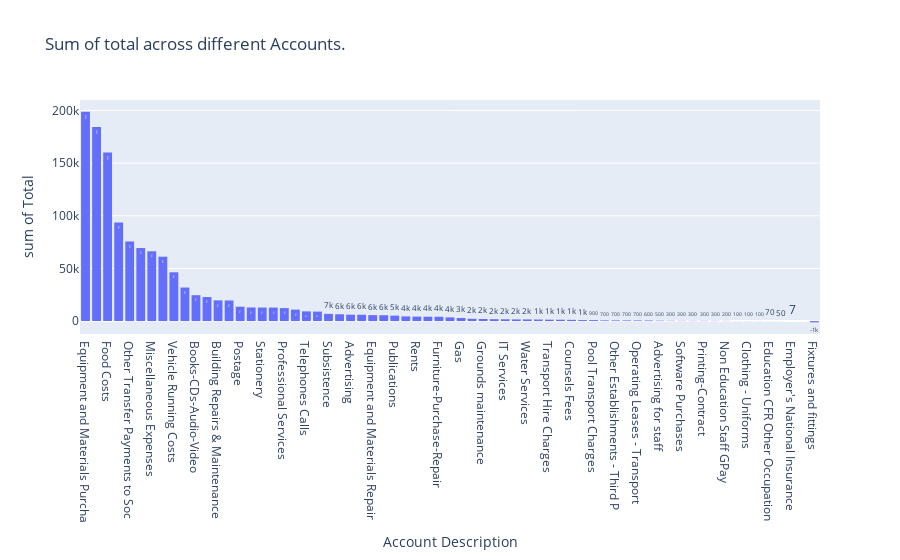

Notebook code for this chart:
### Code cell
# Visualization of Total vs Service area
fig = px.histogram(data_frame=ds,x='Account Description',y='Total',text_auto='.1s',
                   title="Sum of total across different Accounts.")
fig.update_layout(barmode='stack', xaxis={'categoryorder':'total descending'})
fig.show()

### Figure 1 — Plotly figure (JSON) as saved in the notebook; plotly's stock layout.template omitted (floating-point values rounded to 4 significant figures; data arrays with more than 128 entries replaced by an {"elided": "..."} marker saying what was removed)
{"data": [{"alignmentgroup": "True", "bingroup": "x", "histfunc": "sum", "hovertemplate": "Account Description=%{x}<br>sum of Total=%{y}<extra></extra>", "legendgroup": "", "marker": {"color": "#636efa", "pattern": {"shape": ""}}, "name": "", "offsetgroup": "", "orientation": "v", "showlegend": false, "texttemplate": "%{value:.1s}", "type": "histogram", "x": {"elided": "12587 str values"}, "xaxis": "x", "y": {"elided": "12587 float values"}, "yaxis": "y"}], "layout": {"barmode": "stack", "legend": {"tracegroupgap": 0}, "title": {"text": "Sum of total across different Accounts."}, "xaxis": {"anchor": "y", "categoryorder": "total descending", "domain": [0, 1], "title": {"text": "Account Description"}}, "yaxis": {"anchor": "x", "domain": [0, 1], "title": {"text": "sum of Total"}}}}
